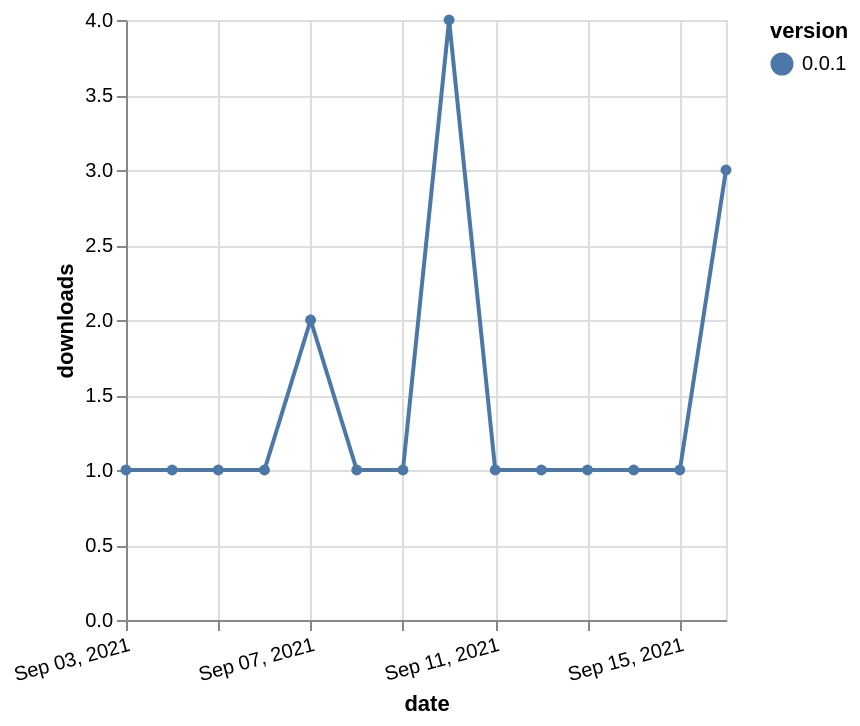

The Vega-Lite source for this figure:
### Vega-Lite specification from a JSON file in a GitHub repository (floating-point values rounded to 4 significant figures)
{"$schema": "https://vega.github.io/schema/vega-lite/v5.json", "description": "A simple bar chart with embedded data.", "data": {"values": [{"date": "2021-09-03", "total": 461, "delta": 1, "version": "0.0.1"}, {"date": "2021-09-04", "total": 462, "delta": 1, "version": "0.0.1"}, {"date": "2021-09-05", "total": 463, "delta": 1, "version": "0.0.1"}, {"date": "2021-09-06", "total": 464, "delta": 1, "version": "0.0.1"}, {"date": "2021-09-07", "total": 466, "delta": 2, "version": "0.0.1"}, {"date": "2021-09-08", "total": 467, "delta": 1, "version": "0.0.1"}, {"date": "2021-09-09", "total": 468, "delta": 1, "version": "0.0.1"}, {"date": "2021-09-10", "total": 472, "delta": 4, "version": "0.0.1"}, {"date": "2021-09-11", "total": 473, "delta": 1, "version": "0.0.1"}, {"date": "2021-09-12", "total": 474, "delta": 1, "version": "0.0.1"}, {"date": "2021-09-13", "total": 475, "delta": 1, "version": "0.0.1"}, {"date": "2021-09-14", "total": 476, "delta": 1, "version": "0.0.1"}, {"date": "2021-09-15", "total": 477, "delta": 1, "version": "0.0.1"}, {"date": "2021-09-16", "total": 480, "delta": 3, "version": "0.0.1"}]}, "width": "container", "mark": {"type": "line", "point": {"filled": true}}, "encoding": {"x": {"field": "date", "type": "temporal", "timeUnit": "yearmonthdate", "title": "date", "axis": {"labelAngle": -15}}, "y": {"field": "delta", "type": "quantitative", "title": "downloads"}, "color": {"field": "version", "type": "nominal"}, "tooltip": {"field": "delta"}}}
